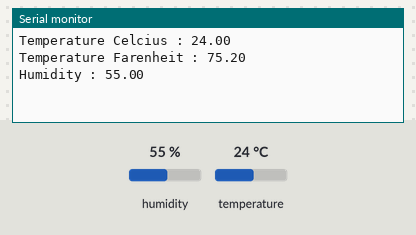
Bench run of a sketch on a simulated ESP8266 (NodeMCU). Shown: the last lines printed to the serial monitor. The inputs (shaded band) are chosen by the test bench; at power-on: humidity 55 %, temperature 24 °C.

Above: at 2.8 s.
2.9 s: humidity set to 22 %
5.6 s: temperature set to 12 °C
At 6.4 s:
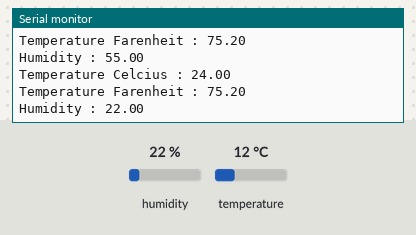
8.3 s: humidity set to 40 %
At 11.0 s:
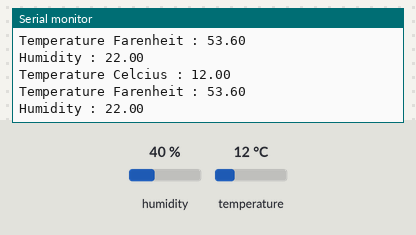
Timing chart, 0 to 12.5 s (numbered marks = the images above; inputs shaded):
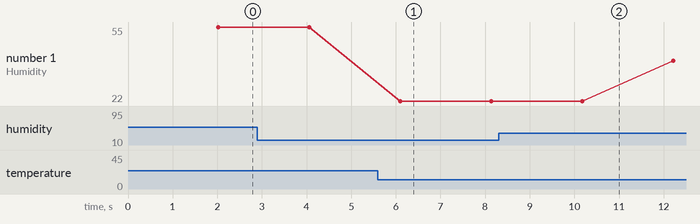

Measured:
- plotted number 1: 22 → 40 after the input at 8.3 s

The sketch:

dhtSensor.ino
```cpp
#include<DHT.h>

#define DHTPIN D5
#define DHTTYPE DHT11

DHT dht(DHTPIN, DHTTYPE);

void setup(){
  Serial.begin(9600);
  dht.begin();
  }

void loop(){
  float t = dht.readTemperature();
  float f = dht.readTemperature(true);
  float h = dht.readHumidity();
  delay(2000);

  Serial.print("Temperature Celcius : ");
  Serial.println(t);

  Serial.print("Temperature Farenheit : ");
  Serial.println(f);

  Serial.print("Humidity : ");
  Serial.println(h);
  }
```
